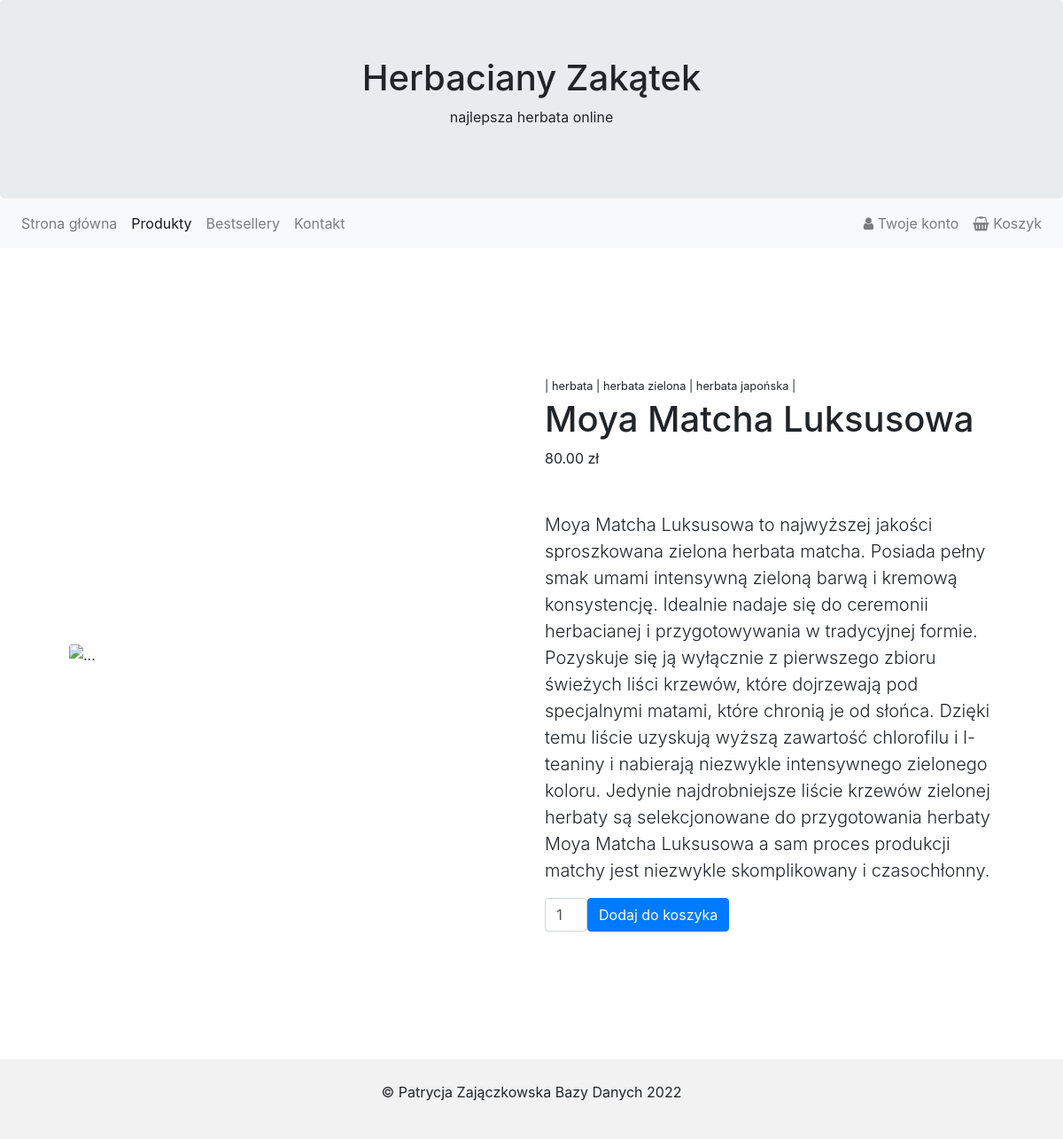
The app's page /teashop/products/product_site.php?pid=2 with its own data.
### tables this page shows
CREATE TABLE `kategorie` (
  `idkategoria` int(11) NOT NULL,
  `nazwa` varchar(30) NOT NULL
);

CREATE TABLE `produkty` (
  `idprodukt` int(11) NOT NULL,
  `nazwa` varchar(40) NOT NULL,
  `opis` varchar(1000) DEFAULT NULL,
  `cena` decimal(6,2) NOT NULL,
  `na_stanie` int(11) NOT NULL,
  `czy_dostepny` tinyint(1) NOT NULL DEFAULT 1
);

### teashop/products/product_site.php (the view, shortened to what this page needs)
<!DOCTYPE html>
<html lang="PL-pl">
<head>
  <link rel="stylesheet" href="https://stackpath.bootstrapcdn.com/bootstrap/4.5.0/css/bootstrap.min.css">
  <link href="https://maxcdn.bootstrapcdn.com/font-awesome/4.7.0/css/font-awesome.min.css" rel="stylesheet">
</head>
    <body>
        <div class="jumbotron">
            <div class="container text-center">
                <h1>Herbaciany Zakątek</h1>
                <p>najlepsza herbata online</p>
            </div>
            </div>
        <nav class="navbar navbar-expand-lg navbar-light bg-light">
            <div class="collapse navbar-collapse" id="navbarSupportedContent">
                <ul class="navbar-nav mr-auto">
                <li class="nav-item">
                    <a class="nav-link" href="../index.html">Strona główna</a>
                </li>
                <li class="nav-item active">
                    <a class="nav-link" href="products.php">Produkty</a>
                </li>
                <li class="nav-item">
                    <a class="nav-link" href="../bestsellers/bestsellers.php">Bestsellery</a>
                </li>
                <li class="nav-item">
                    <a class="nav-link" href="../contact.html">Kontakt</a>
                </li>
                </ul>
                <form class="form-inline my-2 my-lg-0">
                <ul class="navbar-nav mr-auto">
                <li class="nav-item">
                    <a class="nav-link" href="../user/login/login.php"><i class="fa fa-user"></i> Twoje konto</a>
                </li>
                <li class="nav-item">
                    <a class="nav-link" href="../cart/cart.php"><i class="fa fa-shopping-basket"></i> Koszyk</a>
                </li>
                </form>
            </div>
        </nav>
        <?php
            $pol = new mysqli("localhost", "root", "", "teashop");
            $zap = "SELECT nazwa, cena, na_stanie, opis, czy_dostepny FROM produkty where idprodukt = {$_GET["pid"]}";
            $wynik = $pol->query($zap);
            $prod = $wynik->fetch_assoc();
            $disabled = ($prod["czy_dostepny"] == 1)? "": "disabled";
            $zap = "SELECT k.nazwa FROM kategorie k INNER JOIN kategorie_produkty pk ON k.idkategoria = pk.idkategoria WHERE pk.idprodukt = {$_GET["pid"]}";
            $wynik = $pol->query($zap);
        ?>
        <div class="py-5">
            <div class="container px-4 px-lg-5 my-5">
                <div class="row gx-4 gx-lg-5 align-items-center">
                    <div class="col-md-6"><img class="card-img-top mb-5 mb-md-0" src="http://www.eskleplewiatan.pl/zdjecia/3793_1.jpg" alt="..." /></div>
                    <div class="col-md-6">
                        <div class="small mb-1">
                            <?php
                                if ($wynik->num_rows > 0){
                                    echo "<span>|</span>";
                                    while ($kat = $wynik->fetch_assoc())
                                        echo "<span>   {$kat["nazwa"]}   |</span>";
                                    }
                            ?>
                        </div>
                        <h1 class="display-5 fw-bolder"><?php echo $prod["nazwa"];?></h1>
                        <div class="fs-5 mb-5">
                            <span><?php echo $prod["cena"];?> zł</span>
                        </div>
                        <p class="lead"><?php echo $prod["opis"];?></p>
                        <div class="d-flex">
                            <input class="form-control text-center" id="inputQuantity" type="number" value="1" min="1" max="<?php echo min(9, $prod["na_stanie"]); ?>" style="max-width: 3rem" />
                            <button class="btn btn-primary" type="button" onclick="onAdd()" <?php echo $disabled; ?>>
                                Dodaj do koszyka
                            </button>
                        </div>
                    </div>
                </div>
            </div>
        </div><br><br>
        <footer class="container-fluid text-center">
        <p>&copy Patrycja Zajączkowska Bazy Danych 2022 </p>
        </footer>
    </body>
</html>

### teashop/products/product_site.php (style rules this page uses)
.navbar { margin-bottom: 50px; border-radius: 0; }
.jumbotron { margin-bottom: 0; }
footer { background-color: #f2f2f2; padding: 25px; }

### records on screen
kategorie: nazwa "herbata"
kategorie: nazwa "herbata zielona"
kategorie: nazwa "herbata japońska"
produkty: nazwa "Moya Matcha Luksusowa", cena "80.00", opis "Moya Matcha Luksusowa to najwyższej jakości sproszkowana zielona herbata matcha. Posiada pełny smak umami intensywną zieloną barwą i kremową konsystencję. Idealnie nadaje się do ceremonii herbacianej i przygotowywania w tradycyjnej formie. Pozyskuje się ją wyłącznie z pierwszego zbioru świeżych liści krzewów, które dojrzewają pod specjalnymi matami, które chronią je od słońca. Dzięki temu liście uzyskują wyższą zawartość chlorofilu i l-teaniny i nabierają niezwykle intensywnego zielonego koloru. Jedynie najdrobniejsze liście krzewów zielonej herbaty są selekcjonowane do przygotowania herbaty Moya Matcha Luksusowa a sam proces produkcji matchy jest niezwykle skomplikowany i czasochłonny."
